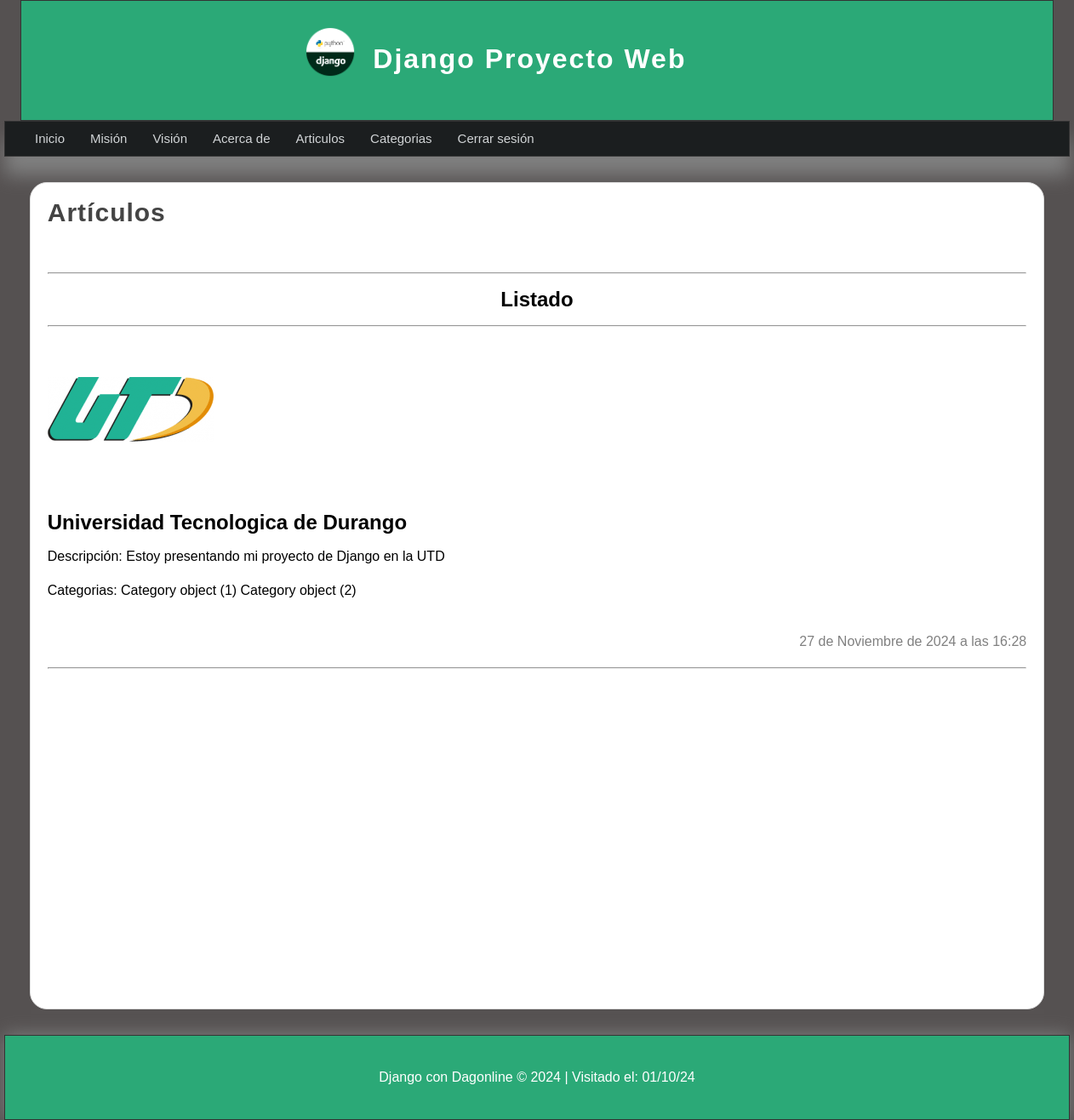
/app/art/articulos/ (signed in), run on the app's committed database.
### articulos/models.py (models this page shows)
class Article(models.Model):
    title=models.CharField(max_length=150,verbose_name='Titulo')
    content=models.TextField(verbose_name='Contenido')
    image=models.ImageField(default='null',verbose_name='Imagen',upload_to="articles")
    public=models.BooleanField(verbose_name="¿Visible?")
    user = models.ForeignKey(User, null=True, blank=True, on_delete=models.CASCADE, verbose_name='Usuario', editable=False)
    categories=models.ManyToManyField(Category,verbose_name='Categorias',blank=True)
    created_at=models.DateTimeField(auto_now_add=True,verbose_name="Creado el ")
    updated_at=models.DateTimeField(auto_now=True,verbose_name="Actualizado el ")

class Category(models.Model):
    name=models.CharField(max_length=100,verbose_name='Nombre')
    description=models.CharField(max_length=255,verbose_name='Descripcion')
    created_at=models.DateTimeField(auto_now_add=True,verbose_name='Creado el')
    updated_at=models.DateTimeField(auto_now=True,verbose_name="Actualizado el ")

### articulos/views.py (the view)
# urls.py: path('articulos/', lista_art, name='articulos'),
@login_required(login_url='index')
def lista_art(request):
    articles=Article.objects.all()
    return render(request, 'articulos/listado_art.html', {
        'title': 'Artículos',
        'content': 'Listado de artículos',
        'articles': articles
    })

### articulos/templates/articulos/listado_art.html (shortened to what this page needs)
{% extends "layouts/layouts.html" %}
{% block content %}
<h1 class="title">{{title}}</h1>
<hr>
<h1 align="center">Listado</h1> <hr>
    {% for article in articles %}
        <article class="article-item">
            {% if article.image != 'null' and article.image.url|length >= 1 %}
                <div>
                    <img src="{{article.image.url}}" />
                </div>
            {% endif %}
            <div class="data">
                <h2>{{article.title}}</h2>
                <p>Descripción: {{article.content}}</p>
                <p>Categorias:
                    {% for category in article.categories.all %}
                        {{category}}
                    {% endfor %}
                </p>
                <span class="date">
                    <br />
                    {{article.created_at}}
                </span>
                <hr>
                </div>
        </article>
    {% endfor %}
{% endblock %}

### mainapp/templates/layouts/layouts.html (shortened to what this page needs)
{% load static %}
<!DOCTYPE html>
<html lang="es">
<head>
    <link rel="stylesheet" href="{% static "css/estilos.css" %}" type="text/css">
</head>
<body>
    <header>
        <div id="logotipo">
            <img src="{% static "img/logo.png" %}" alt="Imagen Django" title="Django">
            <h1>Django Proyecto Web</h1>
        </div>
    </header>
    <nav>
        <ul>
            <li><a href="{% url 'index' %}" >Inicio</a></li>
            {% if user.email %}
                <li><a href="{% url 'mision' %}">Misión</a></li>
                <li><a href="{% url 'vision' %}">Visión</a></li>
                <li><a href="{% url 'about' %}">Acerca de</a></li>
                <li><a href="{% url 'articulos' %}">Articulos</a></li>
                <li><a href="{% url 'categorias' %}">Categorias</a></li>
                <li><a href="{% url 'logout' %}">Cerrar sesión</a></li>
            {% else %}
                <li><a href="{% url 'registro' %}">Registro</a></li>
                <li><a href="{% url 'login' %}">Inicio de sesión</a></li>
            {% endif %}
        </ul>
    </nav>
    <section id="content">
        <div class="box">
            {% block content %}{% endblock content %}
        </div>
    </section>
    <footer>
        <p>Django con Dagonline &copy; 2024 | Visitado el: 01/10/24</p>
    </footer>
</body>
</html>

### mainapp/static/css/estilos.css (style rules this page uses)
* { margin: 0px; padding: 0px; font-family: sans-serif; text-decoration: none; }
p,h1,h2 { margin-top: 20px; margin-bottom: 20px; }
ul,ol { margin-left: 20px; }
body { background-color: #555151; }
header { width: 1212px; height: 140px; background-color: #2ba977; border: 1px solid #333; margin: 0px auto; }
#logotipo { width: 45%; height: 130px; margin: 0 auto; padding-top: 10px; }
#logotipo img { display: block; width: 60px; float: left; margin-top: 20px; }
#logotipo h1 { display: block; float: left; letter-spacing: 2px; margin-top: 40px; margin-left: 20px; font-weight: bolder; color: white; }
nav { width: 1250px; height: 40px; background-color: #1b1e1f; border: 1px solid #333333; margin:0 auto; box-shadow: 0px 22px 22px gray; font-size: 15px; }
nav > ul { text-decoration: none; list-style: none; }
nav > ul > li { line-height: 40px; float: left; }
nav > ul > li > a { color:#d1d4d6; display: block; padding-left: 15px; padding-right: 15px; }
.title { color:#444; letter-spacing: 1px; font-size: 30px; margin-bottom: 10px; margin-top: 5px; }
.date { display: block; margin-top: 20px; margin-bottom: 20px; color: gray;; text-align: right; }
#content { width: 1211px; min-height:930px ; margin: 0 auto; margin-top: 30px; margin-bottom: 30px; text-align: justify; line-height: 20px; }
.box { background-color: white; width: 95%; min-height: 930px; padding: 20px; border: 1px solid #ddd; border-radius: 20px; margin: 0 auto; }
.title { color: #444; letter-spacing: 1px; font-size: 30px; padding-bottom: 50px; margin-bottom: 10px; margin-top: 5px; }
footer { width: 1250px; background-color: #2ba977; border: 1px solid #333; color: white; text-align: center; padding-top: 20px; padding-bottom: 20px; box-shadow: 0px 0px 20px gray; margin: 0 auto; }

### data on the page
Article: image (picture), title "Universidad Tecnologica de Durango", content "Estoy presentando mi proyecto de Django en la UTD", created_at "27 de Noviembre de 2024 a las 16:28"
Category: id "Category object (1)"
Category: id "Category object (2)"

### other printed values
{{ title }} "Artículos"
